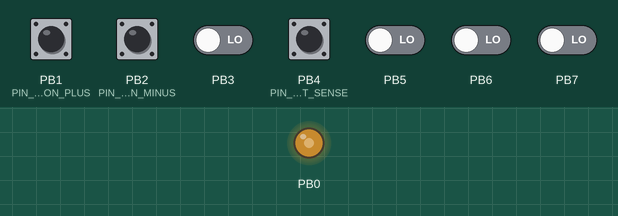
This program was run on a simulated ATtiny13, built with avr-gcc and emulated at 1.2 MHz. On the bench: output pins drawn as LEDs (lit = HIGH). The test bench sets the inputs (shaded band); at power-on: PB1 (PIN_BUTTON_PLUS), PB2 (PIN_BUTTON_MINUS), PB4 (PIN_PARKLIGHT_SENSE) HIGH, PB3, PB5–7 LOW.

Above: at 0.1 s.
At 39.1 s:
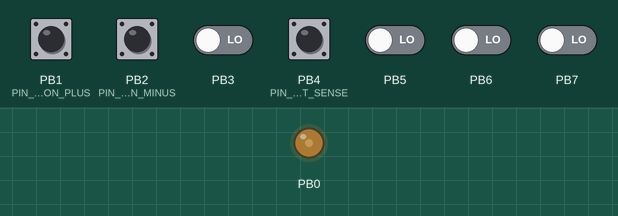
Timing chart, 0 to 40.0 s (numbered marks = the images above):
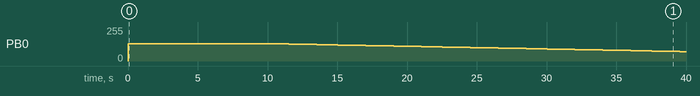

Measured:
- by itself, PB0: 0/255 → 130/255 at 0.00 s, → 129/255 10.5 s later, → 128/255 0.50 s later, → 127/255 0.50 s later, … (60 changes in this stretch)

The program:

main.c
```c
/*
 * main.c
 *
 * Created: 8/30/2021 5:03:13 PM
 * Author : Orest
 */


#define F_CPU					9600000UL / 8UL	// CPU frequency 9.6 MHz

#include <avr/io.h>
#include <stdbool.h>
#include <util/delay.h>
#include <avr/eeprom.h>

#define POWER_MAX	255
#define POWER_HIGH	130
#define POWER_LOW	50
#define POWER_LIMIT	130

#define PIN_BUTTON_PLUS			PINB1
#define PIN_BUTTON_MINUS		PINB2
#define PIN_PARKLIGHT_SENSE		PINB4

#define BLINK_TIME_MS			0
#define COUNTER_PERIOD_MS		10		// Program counter period
#define OH_PROTECTION_TIME		1000	// Overheat protection time in counter periods
#define OHP_DEC_PERIOD_MS		500		// Overheat protection power decrease period

#define BUTTON_PLUS				!(PINB & (1 << PIN_BUTTON_PLUS))
#define BUTTON_MINUS			!(PINB & (1 << PIN_BUTTON_MINUS))
#define POWER_SET_STEP			5
#define BUTTON_DELAY_MS			200
#define ANTI_GLITCH_DELAY_MS	20

bool parklight;
bool settings_enabled = false;
unsigned char power_high;
unsigned char power_low;
unsigned char power;
unsigned int counter = 0;
uint8_t *eeprom_addr_power;

// EEPROM
#define EEPROM_ADDR_POWER_HIGH		0U
#define EEPROM_ADDR_POWER_LOW		1U

bool button_plus();

int main(void)
{
    DDRB |= 1 << PINB0;					// Configure PINB0 as output
	PORTB |= 1 << PIN_PARKLIGHT_SENSE;	// Connect pull-up to PINB4
	PORTB |= 1 << PIN_BUTTON_PLUS;		// Connect pull-up to PINB1
	PORTB |= 1 << PIN_BUTTON_MINUS;		// Connect pull-up to PINB2

	// Configure PWM
	TCCR0B |= 1 << CS00;					// Set Timer 0 prescaler to clock/1 (No prescaling)
	TCCR0A |= (1 << WGM01) | (1 << WGM00);	// Set to 'Fast PWM' mode
	TCCR0A |= (1 << COM0A1);				// Clear OC0A output on compare match, upwards counting.

	// Max power blink on the start
	OCR0A = POWER_MAX;
	_delay_ms(BLINK_TIME_MS);

	// Load and validate settings from EEPROM
	power_high = eeprom_read_byte((uint8_t*)EEPROM_ADDR_POWER_HIGH);
	power_low = eeprom_read_byte((uint8_t*)EEPROM_ADDR_POWER_LOW);
	if((power_high == 0) | (power_high > POWER_LIMIT)) {power_high = POWER_HIGH;}
	if((power_low == 0) | (power_low > POWER_LIMIT)) {power_low = POWER_LOW;}

	parklight = !(PINB & (1 << PIN_PARKLIGHT_SENSE));	// Get parklight status. Pin low if parklight active.
	if (parklight)
	{
		power = power_low;
		eeprom_addr_power = (uint8_t*)EEPROM_ADDR_POWER_LOW;
	}
	else
	{
		power = power_high;
		eeprom_addr_power = (uint8_t*)EEPROM_ADDR_POWER_HIGH;
	}
	OCR0A = power;

    while (1)
    {
		if(BUTTON_PLUS & BUTTON_MINUS & (counter < OH_PROTECTION_TIME)) // Enable settings (only if OHP not active)
		{
			settings_enabled = true;
			_delay_ms(BUTTON_DELAY_MS);
		}
		if((BUTTON_PLUS | BUTTON_MINUS) & settings_enabled)
		{
			_delay_ms(ANTI_GLITCH_DELAY_MS);
			if(BUTTON_PLUS)
			{
				power += POWER_SET_STEP;
				_delay_ms(BUTTON_DELAY_MS);
			}
			if(BUTTON_MINUS)
			{
				if(power > POWER_SET_STEP) {power -= POWER_SET_STEP;}
				_delay_ms(BUTTON_DELAY_MS);
			}
			if(power > POWER_LIMIT) {power = POWER_LIMIT;}		// Ensure power does not exceed limitations
			eeprom_write_byte(eeprom_addr_power, power);		// Save new settings to EEPROM
		}
		OCR0A = power;

		// Overheat protection
		if(!settings_enabled)	// Enable OHP only if settings disabled
		{
			if(counter < OH_PROTECTION_TIME)
			{
				counter++;
				_delay_ms(COUNTER_PERIOD_MS);
			}
			else
			{
				if(power > POWER_LOW) {power--;}
				_delay_ms(OHP_DEC_PERIOD_MS);
			}
		}
	}
}
```
